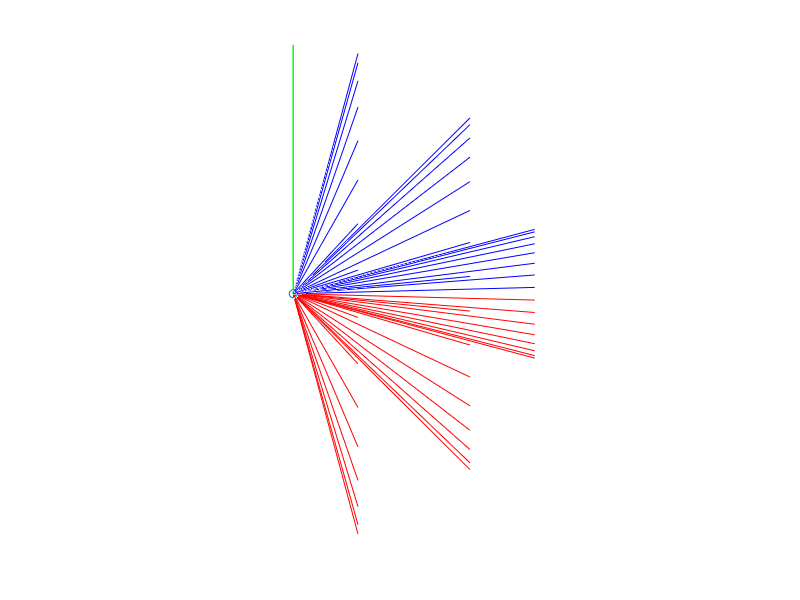
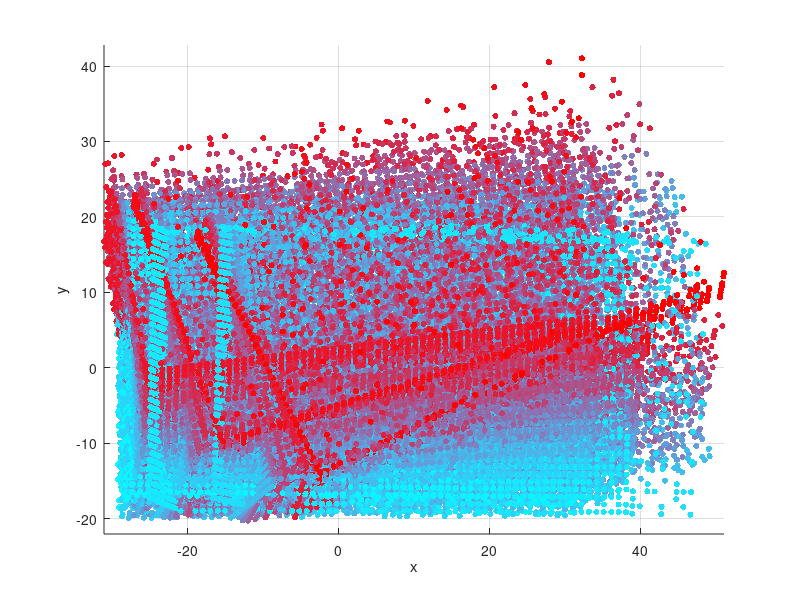

Reproduce these figures in MATLAB, in order.
% x = [-1 0 1000];
% figure
% hold on
% grid
% for i=-0.1:0.01:0.1
%     %i = i*10;
%     %x(2) = -2*x(3)*i;
%     %x(1) = x(3)*i^2;
%     x
%     functionString = num2str(x(1));
%     for o=1:(size(x,2)-1)
%         functionString = [functionString, '+', num2str(x(o+1)), '*x^', num2str(o)];
%     end
%     fplot(functionString, [-1.2 1.2], 'r');
% end
% x;


%% draws some plots which show the usefulness of the chosen normalization
clear all


% box coordinates
box.halfSideLengths = [30 18 12];
box.coordinates = [ box.halfSideLengths(1)  box.halfSideLengths(2)  box.halfSideLengths(3);
                    box.halfSideLengths(1)  box.halfSideLengths(2) -box.halfSideLengths(3);
                    box.halfSideLengths(1) -box.halfSideLengths(2)  box.halfSideLengths(3);
                    box.halfSideLengths(1) -box.halfSideLengths(2) -box.halfSideLengths(3);
                   -box.halfSideLengths(1)  box.halfSideLengths(2)  box.halfSideLengths(3);
                   -box.halfSideLengths(1)  box.halfSideLengths(2) -box.halfSideLengths(3);
                   -box.halfSideLengths(1) -box.halfSideLengths(2)  box.halfSideLengths(3);
                   -box.halfSideLengths(1) -box.halfSideLengths(2) -box.halfSideLengths(3)];
box.center = [0 0 0];

% virtual camera setting
box.cameraPosition = [];
box.cameraFrame = {};
box.viewCentroidsTheory = [];
box.viewCentroidsSampled = [];
box.viewEigenvectorsSampled = {};
box.transformedViews = {};
for pan = pi/32:pi/16:(pi/2-pi/32)         %pi/32:pi/16:(pi/2-pi/32)         %pan = 4*pi/36:3*pi/36:14*pi/36
    for tilt = pi/12:pi/6:(pi/2-pi/12)             %4*pi/32:pi/32:(pi/2-pi/16)                      %tilt = pi/6
        cam.pan = pan;
        cam.tilt = tilt;
        
        % theoretical centroids
        box.viewCentroidsTheory = [box.viewCentroidsTheory; [box.halfSideLengths(1) * 4*sin(cam.tilt)*box.halfSideLengths(2)*box.halfSideLengths(3), box.halfSideLengths(2) * 4*cos(cam.tilt)*sin(cam.pan)*box.halfSideLengths(1)*box.halfSideLengths(3), box.halfSideLengths(3) * 4*cos(cam.tilt)*cos(cam.pan)*box.halfSideLengths(1)*box.halfSideLengths(2)]/(4*sin(cam.tilt)*box.halfSideLengths(2)*box.halfSideLengths(3) + 4*cos(cam.tilt)*sin(cam.pan)*box.halfSideLengths(1)*box.halfSideLengths(3) + 4*cos(cam.tilt)*cos(cam.pan)*box.halfSideLengths(1)*box.halfSideLengths(2))];
        
        % camera position (for drawing some camera positions into the image)
        cameraDistance = 80;
        box.cameraPosition = [box.cameraPosition; [cameraDistance*sin(cam.tilt), cameraDistance*cos(cam.tilt)*sin(cam.pan), cameraDistance*cos(cam.tilt)*cos(cam.pan)]];
        box.cameraFrame = {box.cameraFrame{:}, [cos(cam.tilt), 0, sin(cam.tilt); -sin(cam.tilt)*sin(cam.pan), cos(cam.pan), cos(cam.tilt)*sin(cam.pan); -sin(cam.tilt)*cos(cam.pan), -sin(cam.pan), cos(cam.tilt)*cos(cam.pan)]};
         
        % percentage of points in dependence of the camera angles
        box.threshold.xp = sin(cam.tilt);
        box.threshold.yp = (cos(cam.tilt) * sin(cam.pan));
        box.threshold.zp = (cos(cam.tilt) * cos(cam.pan));

        % sample points from each surface
        box.samplePoints.xp = []; %zeros(box.halfSideLengths(2)*2+box.halfSideLengths(3)*2+2, 3);
        box.samplePoints.xm = zeros(box.halfSideLengths(2)*2+box.halfSideLengths(3)*2+2, 3);
        index = 1;
        for y=-box.halfSideLengths(2):box.halfSideLengths(2)
            for z=-box.halfSideLengths(3):box.halfSideLengths(3)
                if (rand(1) < box.threshold.xp)
                    box.samplePoints.xp = [box.samplePoints.xp; [box.halfSideLengths(1), y, z]];
                end
                box.samplePoints.xm(index, :) = [-box.halfSideLengths(1), y, z];
                index = index + 1;
            end
        end
        box.samplePoints.yp = []; %zeros(box.halfSideLengths(1)*2+box.halfSideLengths(3)*2+2, 3);
        box.samplePoints.ym = zeros(box.halfSideLengths(1)*2+box.halfSideLengths(3)*2+2, 3);
        index = 1;
        for x=-box.halfSideLengths(1):box.halfSideLengths(1)
            for z=-box.halfSideLengths(3):box.halfSideLengths(3)
                if (rand(1) < box.threshold.yp)
                    box.samplePoints.yp = [box.samplePoints.yp; [x, box.halfSideLengths(2), z]];
                end
                box.samplePoints.ym(index, :) = [x, -box.halfSideLengths(2), z];
                index = index + 1;
            end
        end
        box.samplePoints.zp = []; %zeros(box.halfSideLengths(1)*2+box.halfSideLengths(2)*2+2, 3);
        box.samplePoints.zm = zeros(box.halfSideLengths(1)*2+box.halfSideLengths(2)*2+2, 3);
        index = 1;
        for x=-box.halfSideLengths(1):box.halfSideLengths(1)
            for y=-box.halfSideLengths(2):box.halfSideLengths(2)
                if (rand(1) < box.threshold.zp)
                    box.samplePoints.zp = [box.samplePoints.zp; [x, y, box.halfSideLengths(3)]];
                end
                box.samplePoints.zm(index, :) = [x, y, -box.halfSideLengths(3)];
                index = index + 1;
            end
        end

        % centroid of the sampled points
        box.viewCentroidsSampled = [box.viewCentroidsSampled; mean([box.samplePoints.xp; box.samplePoints.yp; box.samplePoints.zp], 1)];
        
        % pca -> normalize coordinate axes
        [eigenvectors, temp, eigenvalues] = princomp([box.samplePoints.xp; box.samplePoints.yp; box.samplePoints.zp]);
        box.viewEigenvectorsSampled = {box.viewEigenvectorsSampled{:}, eigenvectors};
        box.transformedViews = {box.transformedViews{:}, temp};
    end
end

% compute the centroids which are theoretically possible
box.viewCentroidTheory = [box.halfSideLengths(1) * 4*box.halfSideLengths(2)*box.halfSideLengths(3), box.halfSideLengths(2) * 4*box.halfSideLengths(1)*box.halfSideLengths(3), box.halfSideLengths(3) * 4*box.halfSideLengths(1)*box.halfSideLengths(2)]/(4*box.halfSideLengths(2)*box.halfSideLengths(3) + 4*box.halfSideLengths(1)*box.halfSideLengths(3) + 4*box.halfSideLengths(1)*box.halfSideLengths(2));



% cam.pan = pi/4;
% cam.tilt = pi/6;
% 
% % percentage of points in dependence of the camera angles
% box.threshold.xp = sin(cam.tilt);
% box.threshold.yp = sqrt(cos(cam.tilt) * sin(cam.pan));
% box.threshold.zp = sqrt(cos(cam.tilt) * cos(cam.pan));
% 
% % sample points from each surface
% box.samplePoints.xp = []; %zeros(box.halfSideLengths(2)*2+box.halfSideLengths(3)*2+2, 3);
% box.samplePoints.xm = zeros(box.halfSideLengths(2)*2+box.halfSideLengths(3)*2+2, 3);
% index = 1;
% for y=-box.halfSideLengths(2):box.halfSideLengths(2)
%     for z=-box.halfSideLengths(3):box.halfSideLengths(3)
%         if (rand(1) < box.threshold.xp)
%             box.samplePoints.xp = [box.samplePoints.xp; [box.halfSideLengths(1), y, z]];
%         end
%         box.samplePoints.xm(index, :) = [-box.halfSideLengths(1), y, z];
%         index = index + 1;
%     end
% end
% box.samplePoints.yp = []; %zeros(box.halfSideLengths(1)*2+box.halfSideLengths(3)*2+2, 3);
% box.samplePoints.ym = zeros(box.halfSideLengths(1)*2+box.halfSideLengths(3)*2+2, 3);
% index = 1;
% for x=-box.halfSideLengths(1):box.halfSideLengths(1)
%     for z=-box.halfSideLengths(3):box.halfSideLengths(3)
%         if (rand(1) < box.threshold.yp)
%             box.samplePoints.yp = [box.samplePoints.yp; [x, box.halfSideLengths(2), z]];
%         end
%         box.samplePoints.ym(index, :) = [x, -box.halfSideLengths(2), z];
%         index = index + 1;
%     end
% end
% box.samplePoints.zp = []; %zeros(box.halfSideLengths(1)*2+box.halfSideLengths(2)*2+2, 3);
% box.samplePoints.zm = zeros(box.halfSideLengths(1)*2+box.halfSideLengths(2)*2+2, 3);
% index = 1;
% for x=-box.halfSideLengths(1):box.halfSideLengths(1)
%     for y=-box.halfSideLengths(2):box.halfSideLengths(2)
%         if (rand(1) < box.threshold.zp)
%             box.samplePoints.zp = [box.samplePoints.zp; [x, y, box.halfSideLengths(3)]];
%         end
%         box.samplePoints.zm(index, :) = [x, y, -box.halfSideLengths(3)];
%         index = index + 1;
%     end
% end


% after transformation
figure
hold on
axis equal
axis off
grid
% xlabel('x')
% ylabel('y')
% zlabel('z')


% surfaces
% surf([box.halfSideLengths(1), -box.halfSideLengths(1)], [box.halfSideLengths(2), -box.halfSideLengths(2)], [box.halfSideLengths(3), box.halfSideLengths(3); box.halfSideLengths(3), box.halfSideLengths(3)], [1 1; 1 1]*255, 'FaceAlpha', 0.4)
% surf([box.halfSideLengths(1), -box.halfSideLengths(1)], [box.halfSideLengths(2), -box.halfSideLengths(2)], -[box.halfSideLengths(3), box.halfSideLengths(3); box.halfSideLengths(3), box.halfSideLengths(3)], [1 1; 1 1]*255, 'FaceAlpha', 0.4)
% surf([box.halfSideLengths(1), box.halfSideLengths(1)+0.001], [box.halfSideLengths(2), -box.halfSideLengths(2)], [-box.halfSideLengths(3), box.halfSideLengths(3); -box.halfSideLengths(3), box.halfSideLengths(3)], [1 1; 1 1]*255, 'FaceAlpha', 0.4)
% surf([-box.halfSideLengths(1), -box.halfSideLengths(1)-0.001], [box.halfSideLengths(2), -box.halfSideLengths(2)], [-box.halfSideLengths(3), box.halfSideLengths(3); -box.halfSideLengths(3), box.halfSideLengths(3)], [1 1; 1 1]*255, 'FaceAlpha', 0.4)
% surf([box.halfSideLengths(1), -box.halfSideLengths(1)], [box.halfSideLengths(2), box.halfSideLengths(2)+0.001], [-box.halfSideLengths(3), -box.halfSideLengths(3); box.halfSideLengths(3), box.halfSideLengths(3)], [1 1; 1 1]*255, 'FaceAlpha', 0.4)
% surf([box.halfSideLengths(1), -box.halfSideLengths(1)], [-box.halfSideLengths(2), -box.halfSideLengths(2)-0.001], [-box.halfSideLengths(3), -box.halfSideLengths(3); box.halfSideLengths(3), box.halfSideLengths(3)], [1 1; 1 1]*255, 'FaceAlpha', 0.4)

% corner points
% scatter3(box.coordinates(:,1), box.coordinates(:,2), box.coordinates(:,3))

% center point
scatter3(box.center(:,1), box.center(:,2), box.center(:,3), 'k.')

%scatter3(box.viewCentroidTheory(:,1), box.viewCentroidTheory(:,2), box.viewCentroidTheory(:,3), 'b.')

% scatter3(box.viewCentroidsTheory(:,1), box.viewCentroidsTheory(:,2), box.viewCentroidsTheory(:,3), 'r.')

%scatter3(box.viewCentroidsSampled(:,1), box.viewCentroidsSampled(:,2), box.viewCentroidsSampled(:,3), 'k.')

% coordinate system
set(gca,'ColorOrder',[1 0 0;0 1 0;0 0 1]);
for i=1:size(box.viewEigenvectorsSampled, 2)
    displayScale = 4;
    %plot3([box.center(1)*ones(1,3); box.center(1)*ones(1,3)+displayScale*box.viewEigenvectorsSampled{i}(1,:)],          [box.center(2)*ones(1,3); box.center(2)*ones(1,3)+displayScale*box.viewEigenvectorsSampled{i}(2,:)],          [box.center(3)*ones(1,3); box.center(3)*ones(1,3)+displayScale*box.viewEigenvectorsSampled{i}(3,:)], 'LineWidth', 1.5);
    %plot3([box.viewCentroidsSampled(i,1)*ones(1,3); box.viewCentroidsSampled(i,1)*ones(1,3)+displayScale*box.viewEigenvectorsSampled{i}(1,:)],          [box.viewCentroidsSampled(i,2)*ones(1,3); box.viewCentroidsSampled(i,2)*ones(1,3)+displayScale*box.viewEigenvectorsSampled{i}(2,:)],          [box.viewCentroidsSampled(i,3)*ones(1,3); box.viewCentroidsSampled(i,3)*ones(1,3)+displayScale*box.viewEigenvectorsSampled{i}(3,:)], 'LineWidth', 2);
    %plot3([box.viewCentroidsTheory(i,1)*ones(1,3); box.viewCentroidsTheory(i,1)*ones(1,3)+displayScale*box.viewEigenvectorsSampled{i}(1,:)],          [box.viewCentroidsTheory(i,2)*ones(1,3); box.viewCentroidsTheory(i,2)*ones(1,3)+displayScale*box.viewEigenvectorsSampled{i}(2,:)],          [box.viewCentroidsTheory(i,3)*ones(1,3); box.viewCentroidsTheory(i,3)*ones(1,3)+displayScale*box.viewEigenvectorsSampled{i}(3,:)]);
    displayScale = 4;
    plot3([box.center(1)*ones(1,3); box.center(1)*ones(1,3)+displayScale*box.cameraFrame{i}(1,:)],    [box.center(2)*ones(1,3); box.center(2)*ones(1,3)+displayScale*box.cameraFrame{i}(2,:)],          [box.center(3)*ones(1,3); box.center(3)*ones(1,3)+displayScale*box.cameraFrame{i}(3,:)]);
    %plot3([box.viewCentroidsSampled(i,1)*ones(1,3); box.viewCentroidsSampled(i,1)*ones(1,3)+displayScale*box.cameraFrame{i}(1,:)],          [box.viewCentroidsSampled(i,2)*ones(1,3); box.viewCentroidsSampled(i,2)*ones(1,3)+displayScale*box.cameraFrame{i}(2,:)],          [box.viewCentroidsSampled(i,3)*ones(1,3); box.viewCentroidsSampled(i,3)*ones(1,3)+displayScale*box.cameraFrame{i}(3,:)]);
    %plot3([box.viewCentroidsTheory(i,1)*ones(1,3); box.viewCentroidsTheory(i,1)*ones(1,3)+displayScale*box.cameraFrame{i}(1,:)],          [box.viewCentroidsTheory(i,2)*ones(1,3); box.viewCentroidsTheory(i,2)*ones(1,3)+displayScale*box.cameraFrame{i}(2,:)],          [box.viewCentroidsTheory(i,3)*ones(1,3); box.viewCentroidsTheory(i,3)*ones(1,3)+displayScale*box.cameraFrame{i}(3,:)], '-.');
end

% camera viewpoints
% scatter3(box.cameraPosition(:,1), box.cameraPosition(:,2), box.cameraPosition(:,3), 'k.')
% for i=1:size(box.cameraPosition,1)
%     plot3([box.cameraPosition(i,1); box.cameraPosition(i,1)*0.8], [box.cameraPosition(i,2); box.cameraPosition(i,2)*0.8], [box.cameraPosition(i,3); box.cameraPosition(i,3)*0.8], 'k')
% end

% i=14;
% s = i/size(box.transformedViews, 2);
% scatter3(box.transformedViews{i}(:,1), box.transformedViews{i}(:,2), box.transformedViews{i}(:,3), 20, [s, 1-s, 1-s^2], 'filled');

% sample points
%scatter3(box.samplePoints.xp(:,1), box.samplePoints.xp(:,2), box.samplePoints.xp(:,3), 'b.')
%scatter3(box.samplePoints.xm(:,1), box.samplePoints.xm(:,2), box.samplePoints.xm(:,3), 'b.')
%scatter3(box.samplePoints.yp(:,1), box.samplePoints.yp(:,2), box.samplePoints.yp(:,3), 'b.')
%scatter3(box.samplePoints.ym(:,1), box.samplePoints.ym(:,2), box.samplePoints.ym(:,3), 'b.')
%scatter3(box.samplePoints.zp(:,1), box.samplePoints.zp(:,2), box.samplePoints.zp(:,3), 'b.')
%scatter3(box.samplePoints.zm(:,1), box.samplePoints.zm(:,2), box.samplePoints.zm(:,3), 'b.')

figure
hold on
axis equal
grid
xlabel('x')
ylabel('y')
zlabel('z')

for i=1:size(box.transformedViews, 2)
    s = i/size(box.transformedViews, 2);
    scatter3(box.transformedViews{i}(:,1), box.transformedViews{i}(:,2), box.transformedViews{i}(:,3), 20, [s, 1-s, 1-s^2], 'filled');
end